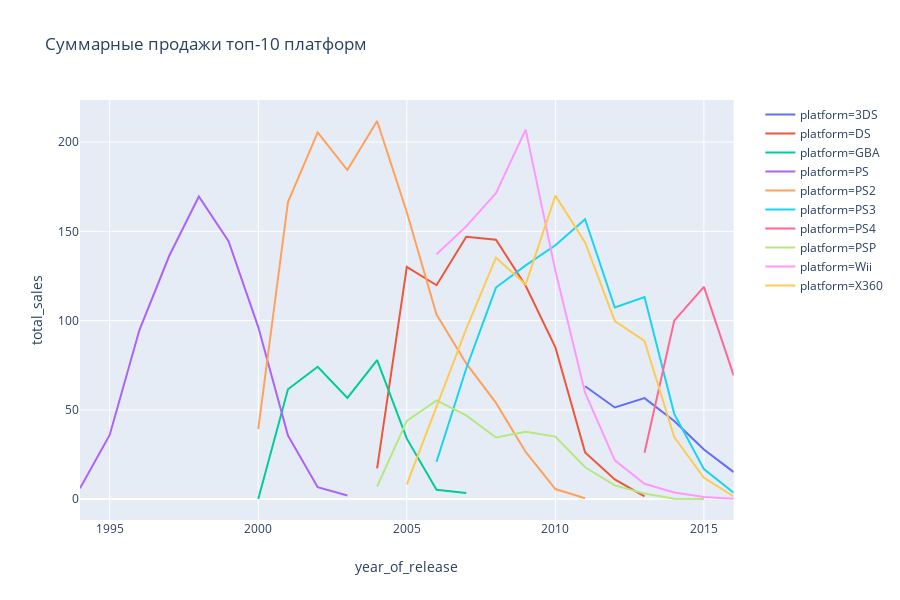
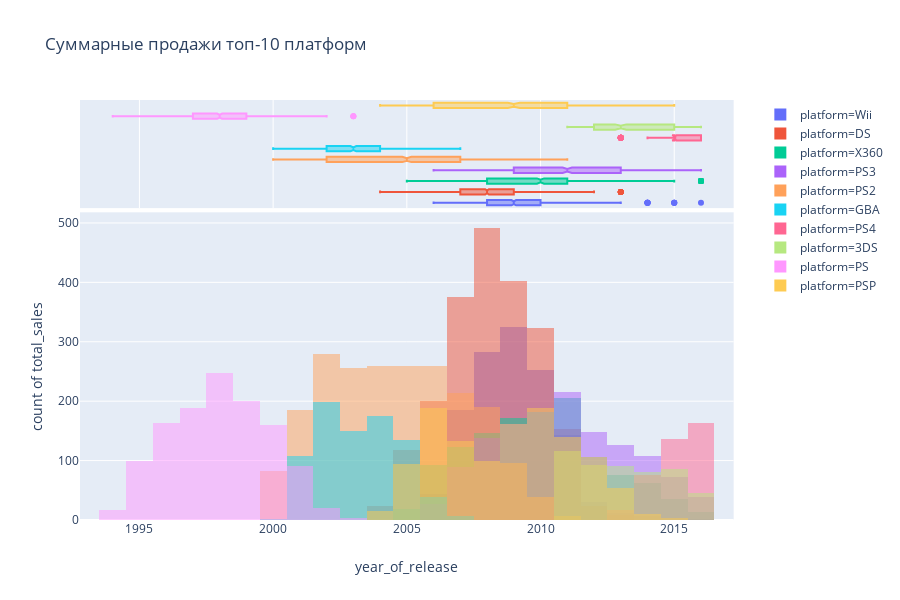

Write notebook code for charts like these, in order.
### Code cell
fig_data = top10_df.pivot_table(index=['platform', 'year_of_release'], values='total_sales', aggfunc='sum').reset_index()
fig = px.line(fig_data, x='year_of_release', y='total_sales', color='platform', title='Суммарные продажи топ-10 платформ')
fig.show()
box_fig = px.histogram(top10_df, x='year_of_release', y='total_sales', color='platform', barmode='overlay', marginal='box', title='Суммарные продажи топ-10 платформ')
box_fig.show()

### Figure 1 — Plotly figure (JSON) as saved in the notebook; plotly's stock layout.template omitted (floating-point values rounded to 4 significant figures)
{"data": [{"hoverlabel": {"namelength": 0}, "hovertemplate": "platform=3DS<br>year_of_release=%{x}<br>total_sales=%{y}", "legendgroup": "platform=3DS", "line": {"color": "#636efa", "dash": "solid"}, "mode": "lines", "name": "platform=3DS", "showlegend": true, "type": "scatter", "x": [2011, 2012, 2013, 2014, 2015, 2016], "xaxis": "x", "y": [63.2, 51.36, 56.57, 43.76, 27.78, 15.14], "yaxis": "y"}, {"hoverlabel": {"namelength": 0}, "hovertemplate": "platform=DS<br>year_of_release=%{x}<br>total_sales=%{y}", "legendgroup": "platform=DS", "line": {"color": "#EF553B", "dash": "solid"}, "mode": "lines", "name": "platform=DS", "showlegend": true, "type": "scatter", "x": [2004, 2005, 2006, 2007, 2008, 2009, 2010, 2011, 2012, 2013], "xaxis": "x", "y": [17.27, 130.1, 119.8, 146.9, 145.3, 119.5, 85.02, 26.18, 11.01, 1.54], "yaxis": "y"}, {"hoverlabel": {"namelength": 0}, "hovertemplate": "platform=GBA<br>year_of_release=%{x}<br>total_sales=%{y}", "legendgroup": "platform=GBA", "line": {"color": "#00cc96", "dash": "solid"}, "mode": "lines", "name": "platform=GBA", "showlegend": true, "type": "scatter", "x": [2000, 2001, 2002, 2003, 2004, 2005, 2006, 2007], "xaxis": "x", "y": [0.07, 61.53, 74.16, 56.67, 77.91, 33.86, 5.28, 3.4], "yaxis": "y"}, {"hoverlabel": {"namelength": 0}, "hovertemplate": "platform=PS<br>year_of_release=%{x}<br>total_sales=%{y}", "legendgroup": "platform=PS", "line": {"color": "#ab63fa", "dash": "solid"}, "mode": "lines", "name": "platform=PS", "showlegend": true, "type": "scatter", "x": [1994, 1995, 1996, 1997, 1998, 1999, 2000, 2001, 2002, 2003], "xaxis": "x", "y": [6.03, 35.96, 94.7, 136.2, 169.5, 144.5, 96.37, 35.59, 6.67, 2.07], "yaxis": "y"}, {"hoverlabel": {"namelength": 0}, "hovertemplate": "platform=PS2<br>year_of_release=%{x}<br>total_sales=%{y}", "legendgroup": "platform=PS2", "line": {"color": "#FFA15A", "dash": "solid"}, "mode": "lines", "name": "platform=PS2", "showlegend": true, "type": "scatter", "x": [2000, 2001, 2002, 2003, 2004, 2005, 2006, 2007, 2008, 2009, 2010, 2011], "xaxis": "x", "y": [39.17, 166.4, 205.4, 184.3, 211.8, 160.7, 103.4, 75.99, 53.9, 26.4, 5.64, 0.45], "yaxis": "y"}, {"hoverlabel": {"namelength": 0}, "hovertemplate": "platform=PS3<br>year_of_release=%{x}<br>total_sales=%{y}", "legendgroup": "platform=PS3", "line": {"color": "#19d3f3", "dash": "solid"}, "mode": "lines", "name": "platform=PS3", "showlegend": true, "type": "scatter", "x": [2006, 2007, 2008, 2009, 2010, 2011, 2012, 2013, 2014, 2015, 2016], "xaxis": "x", "y": [20.96, 73.19, 118.5, 130.9, 142.2, 156.8, 107.4, 113.2, 47.76, 16.82, 3.6], "yaxis": "y"}, {"hoverlabel": {"namelength": 0}, "hovertemplate": "platform=PS4<br>year_of_release=%{x}<br>total_sales=%{y}", "legendgroup": "platform=PS4", "line": {"color": "#FF6692", "dash": "solid"}, "mode": "lines", "name": "platform=PS4", "showlegend": true, "type": "scatter", "x": [2013, 2014, 2015, 2016], "xaxis": "x", "y": [25.99, 100.0, 118.9, 69.25], "yaxis": "y"}, {"hoverlabel": {"namelength": 0}, "hovertemplate": "platform=PSP<br>year_of_release=%{x}<br>total_sales=%{y}", "legendgroup": "platform=PSP", "line": {"color": "#B6E880", "dash": "solid"}, "mode": "lines", "name": "platform=PSP", "showlegend": true, "type": "scatter", "x": [2004, 2005, 2006, 2007, 2008, 2009, 2010, 2011, 2012, 2013, 2014, 2015], "xaxis": "x", "y": [7.06, 43.84, 55.32, 46.93, 34.55, 37.78, 35.04, 17.82, 7.69, 3.14, 0.24, 0.12], "yaxis": "y"}, {"hoverlabel": {"namelength": 0}, "hovertemplate": "platform=Wii<br>year_of_release=%{x}<br>total_sales=%{y}", "legendgroup": "platform=Wii", "line": {"color": "#FF97FF", "dash": "solid"}, "mode": "lines", "name": "platform=Wii", "showlegend": true, "type": "scatter", "x": [2006, 2007, 2008, 2009, 2010, 2011, 2012, 2013, 2014, 2015, 2016], "xaxis": "x", "y": [137.1, 152.8, 171.3, 207.0, 128.0, 59.65, 21.71, 8.59, 3.75, 1.14, 0.18], "yaxis": "y"}, {"hoverlabel": {"namelength": 0}, "hovertemplate": "platform=X360<br>year_of_release=%{x}<br>total_sales=%{y}", "legendgroup": "platform=X360", "line": {"color": "#FECB52", "dash": "solid"}, "mode": "lines", "name": "platform=X360", "showlegend": true, "type": "scatter", "x": [2005, 2006, 2007, 2008, 2009, 2010, 2011, 2012, 2013, 2014, 2015, 2016], "xaxis": "x", "y": [8.25, 51.62, 95.41, 135.3, 120.3, 170.0, 143.8, 99.74, 88.58, 34.74, 11.96, 1.52], "yaxis": "y"}], "layout": {"height": 600, "legend": {"tracegroupgap": 0}, "title": {"text": "Суммарные продажи топ-10 платформ"}, "xaxis": {"anchor": "y", "domain": [0, 0.98], "title": {"text": "year_of_release"}}, "yaxis": {"anchor": "x", "domain": [0, 1], "title": {"text": "total_sales"}}}}

### Figure 2 — Plotly figure (JSON) as saved in the notebook; plotly's stock layout.template omitted (floating-point values rounded to 4 significant figures; data arrays with more than 128 entries replaced by an {"elided": "..."} marker saying what was removed)
{"data": [{"alignmentgroup": "True", "bingroup": "x", "hoverlabel": {"namelength": 0}, "hovertemplate": "platform=Wii<br>year_of_release=%{x}<br>count of total_sales=%{y}", "legendgroup": "platform=Wii", "marker": {"color": "#636efa", "opacity": 0.5}, "name": "platform=Wii", "offsetgroup": "platform=Wii", "orientation": "v", "showlegend": true, "type": "histogram", "x": {"elided": "1286 int values"}, "xaxis": "x", "y": {"elided": "1286 float values"}, "yaxis": "y"}, {"alignmentgroup": "True", "hoverlabel": {"namelength": 0}, "hovertemplate": "platform=Wii<br>year_of_release=%{x}", "legendgroup": "platform=Wii", "marker": {"color": "#636efa"}, "name": "platform=Wii", "notched": true, "offsetgroup": "platform=Wii", "showlegend": false, "type": "box", "x": {"elided": "1286 int values"}, "xaxis": "x2", "yaxis": "y2"}, {"alignmentgroup": "True", "bingroup": "x", "hoverlabel": {"namelength": 0}, "hovertemplate": "platform=DS<br>year_of_release=%{x}<br>count of total_sales=%{y}", "legendgroup": "platform=DS", "marker": {"color": "#EF553B", "opacity": 0.5}, "name": "platform=DS", "offsetgroup": "platform=DS", "orientation": "v", "showlegend": true, "type": "histogram", "x": {"elided": "2120 int values"}, "xaxis": "x", "y": {"elided": "2120 float values"}, "yaxis": "y"}, {"alignmentgroup": "True", "hoverlabel": {"namelength": 0}, "hovertemplate": "platform=DS<br>year_of_release=%{x}", "legendgroup": "platform=DS", "marker": {"color": "#EF553B"}, "name": "platform=DS", "notched": true, "offsetgroup": "platform=DS", "showlegend": false, "type": "box", "x": {"elided": "2120 int values"}, "xaxis": "x2", "yaxis": "y2"}, {"alignmentgroup": "True", "bingroup": "x", "hoverlabel": {"namelength": 0}, "hovertemplate": "platform=X360<br>year_of_release=%{x}<br>count of total_sales=%{y}", "legendgroup": "platform=X360", "marker": {"color": "#00cc96", "opacity": 0.5}, "name": "platform=X360", "offsetgroup": "platform=X360", "orientation": "v", "showlegend": true, "type": "histogram", "x": {"elided": "1232 int values"}, "xaxis": "x", "y": {"elided": "1232 float values"}, "yaxis": "y"}, {"alignmentgroup": "True", "hoverlabel": {"namelength": 0}, "hovertemplate": "platform=X360<br>year_of_release=%{x}", "legendgroup": "platform=X360", "marker": {"color": "#00cc96"}, "name": "platform=X360", "notched": true, "offsetgroup": "platform=X360", "showlegend": false, "type": "box", "x": {"elided": "1232 int values"}, "xaxis": "x2", "yaxis": "y2"}, {"alignmentgroup": "True", "bingroup": "x", "hoverlabel": {"namelength": 0}, "hovertemplate": "platform=PS3<br>year_of_release=%{x}<br>count of total_sales=%{y}", "legendgroup": "platform=PS3", "marker": {"color": "#ab63fa", "opacity": 0.5}, "name": "platform=PS3", "offsetgroup": "platform=PS3", "orientation": "v", "showlegend": true, "type": "histogram", "x": {"elided": "1306 int values"}, "xaxis": "x", "y": {"elided": "1306 float values"}, "yaxis": "y"}, {"alignmentgroup": "True", "hoverlabel": {"namelength": 0}, "hovertemplate": "platform=PS3<br>year_of_release=%{x}", "legendgroup": "platform=PS3", "marker": {"color": "#ab63fa"}, "name": "platform=PS3", "notched": true, "offsetgroup": "platform=PS3", "showlegend": false, "type": "box", "x": {"elided": "1306 int values"}, "xaxis": "x2", "yaxis": "y2"}, {"alignmentgroup": "True", "bingroup": "x", "hoverlabel": {"namelength": 0}, "hovertemplate": "platform=PS2<br>year_of_release=%{x}<br>count of total_sales=%{y}", "legendgroup": "platform=PS2", "marker": {"color": "#FFA15A", "opacity": 0.5}, "name": "platform=PS2", "offsetgroup": "platform=PS2", "orientation": "v", "showlegend": true, "type": "histogram", "x": {"elided": "2127 int values"}, "xaxis": "x", "y": {"elided": "2127 float values"}, "yaxis": "y"}, {"alignmentgroup": "True", "hoverlabel": {"namelength": 0}, "hovertemplate": "platform=PS2<br>year_of_release=%{x}", "legendgroup": "platform=PS2", "marker": {"color": "#FFA15A"}, "name": "platform=PS2", "notched": true, "offsetgroup": "platform=PS2", "showlegend": false, "type": "box", "x": {"elided": "2127 int values"}, "xaxis": "x2", "yaxis": "y2"}, {"alignmentgroup": "True", "bingroup": "x", "hoverlabel": {"namelength": 0}, "hovertemplate": "platform=GBA<br>year_of_release=%{x}<br>count of total_sales=%{y}", "legendgroup": "platform=GBA", "marker": {"color": "#19d3f3", "opacity": 0.5}, "name": "platform=GBA", "offsetgroup": "platform=GBA", "orientation": "v", "showlegend": true, "type": "histogram", "x": {"elided": "811 int values"}, "xaxis": "x", "y": {"elided": "811 float values"}, "yaxis": "y"}, {"alignmentgroup": "True", "hoverlabel": {"namelength": 0}, "hovertemplate": "platform=GBA<br>year_of_release=%{x}", "legendgroup": "platform=GBA", "marker": {"color": "#19d3f3"}, "name": "platform=GBA", "notched": true, "offsetgroup": "platform=GBA", "showlegend": false, "type": "box", "x": {"elided": "811 int values"}, "xaxis": "x2", "yaxis": "y2"}, {"alignmentgroup": "True", "bingroup": "x", "hoverlabel": {"namelength": 0}, "hovertemplate": "platform=PS4<br>year_of_release=%{x}<br>count of total_sales=%{y}", "legendgroup": "platform=PS4", "marker": {"color": "#FF6692", "opacity": 0.5}, "name": "platform=PS4", "offsetgroup": "platform=PS4", "orientation": "v", "showlegend": true, "type": "histogram", "x": {"elided": "392 int values"}, "xaxis": "x", "y": {"elided": "392 float values"}, "yaxis": "y"}, {"alignmentgroup": "True", "hoverlabel": {"namelength": 0}, "hovertemplate": "platform=PS4<br>year_of_release=%{x}", "legendgroup": "platform=PS4", "marker": {"color": "#FF6692"}, "name": "platform=PS4", "notched": true, "offsetgroup": "platform=PS4", "showlegend": false, "type": "box", "x": {"elided": "392 int values"}, "xaxis": "x2", "yaxis": "y2"}, {"alignmentgroup": "True", "bingroup": "x", "hoverlabel": {"namelength": 0}, "hovertemplate": "platform=3DS<br>year_of_release=%{x}<br>count of total_sales=%{y}", "legendgroup": "platform=3DS", "marker": {"color": "#B6E880", "opacity": 0.5}, "name": "platform=3DS", "offsetgroup": "platform=3DS", "orientation": "v", "showlegend": true, "type": "histogram", "x": {"elided": "512 int values"}, "xaxis": "x", "y": {"elided": "512 float values"}, "yaxis": "y"}, {"alignmentgroup": "True", "hoverlabel": {"namelength": 0}, "hovertemplate": "platform=3DS<br>year_of_release=%{x}", "legendgroup": "platform=3DS", "marker": {"color": "#B6E880"}, "name": "platform=3DS", "notched": true, "offsetgroup": "platform=3DS", "showlegend": false, "type": "box", "x": {"elided": "512 int values"}, "xaxis": "x2", "yaxis": "y2"}, {"alignmentgroup": "True", "bingroup": "x", "hoverlabel": {"namelength": 0}, "hovertemplate": "platform=PS<br>year_of_release=%{x}<br>count of total_sales=%{y}", "legendgroup": "platform=PS", "marker": {"color": "#FF97FF", "opacity": 0.5}, "name": "platform=PS", "offsetgroup": "platform=PS", "orientation": "v", "showlegend": true, "type": "histogram", "x": {"elided": "1190 int values"}, "xaxis": "x", "y": {"elided": "1190 float values"}, "yaxis": "y"}, {"alignmentgroup": "True", "hoverlabel": {"namelength": 0}, "hovertemplate": "platform=PS<br>year_of_release=%{x}", "legendgroup": "platform=PS", "marker": {"color": "#FF97FF"}, "name": "platform=PS", "notched": true, "offsetgroup": "platform=PS", "showlegend": false, "type": "box", "x": {"elided": "1190 int values"}, "xaxis": "x2", "yaxis": "y2"}, {"alignmentgroup": "True", "bingroup": "x", "hoverlabel": {"namelength": 0}, "hovertemplate": "platform=PSP<br>year_of_release=%{x}<br>count of total_sales=%{y}", "legendgroup": "platform=PSP", "marker": {"color": "#FECB52", "opacity": 0.5}, "name": "platform=PSP", "offsetgroup": "platform=PSP", "orientation": "v", "showlegend": true, "type": "histogram", "x": {"elided": "1193 int values"}, "xaxis": "x", "y": {"elided": "1193 float values"}, "yaxis": "y"}, {"alignmentgroup": "True", "hoverlabel": {"namelength": 0}, "hovertemplate": "platform=PSP<br>year_of_release=%{x}", "legendgroup": "platform=PSP", "marker": {"color": "#FECB52"}, "name": "platform=PSP", "notched": true, "offsetgroup": "platform=PSP", "showlegend": false, "type": "box", "x": {"elided": "1193 int values"}, "xaxis": "x2", "yaxis": "y2"}], "layout": {"barmode": "overlay", "height": 600, "legend": {"tracegroupgap": 0}, "title": {"text": "Суммарные продажи топ-10 платформ"}, "xaxis": {"anchor": "y", "domain": [0, 0.98], "title": {"text": "year_of_release"}}, "xaxis2": {"anchor": "y2", "domain": [0, 0.98], "matches": "x", "showgrid": true, "showticklabels": false}, "yaxis": {"anchor": "x", "domain": [0, 0.7326], "title": {"text": "count of total_sales"}}, "yaxis2": {"anchor": "x2", "domain": [0.7426, 1], "matches": "y2", "showgrid": false, "showticklabels": false}}}
